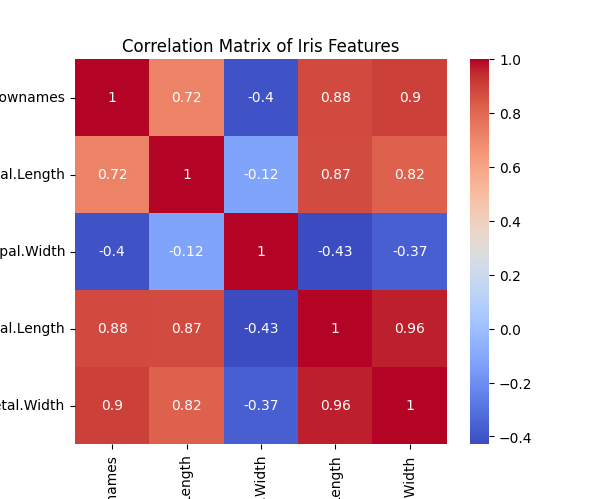

Source code (Python):
import pandas as pd
import numpy as np
import matplotlib.pyplot as plt
import seaborn as sns
from sklearn.preprocessing import StandardScaler
from sklearn.decomposition import PCA

# Dataset URL
url = "https://raw.githubusercontent.com/vincentarelbundock/Rdatasets/master/csv/datasets/iris.csv"

# Load data
iris = pd.read_csv(url)


print("First 5 rows of dataset:\n", iris.head())
print("\nDataset description:\n", iris.describe())
print("\nColumns:", iris.columns)

# Features and target
X = iris.iloc[:, :-1]  # numeric features
y = iris.iloc[:, -1]   # species

# --- Step 1: Standardization ---
scaler = StandardScaler()
X_scaled = scaler.fit_transform(X)
print("\nData has been standardized (mean ~0, variance ~1).")

# --- Step 2: Correlation matrix ---
corr_matrix = pd.DataFrame(X).corr()
print("\nCorrelation matrix:\n", corr_matrix)

plt.figure(figsize=(6, 5))
sns.heatmap(corr_matrix, annot=True, cmap="coolwarm")
plt.title("Correlation Matrix of Iris Features")
plt.show()

# --- Step 3: PCA computation ---
pca = PCA()
X_pca = pca.fit_transform(X_scaled)

explained_var = pca.explained_variance_ratio_
cumulative_var = np.cumsum(explained_var)
print("\nExplained variance ratio (per PC):", explained_var)
print("Cumulative explained variance:", cumulative_var)

# Determine K (keep components explaining ~95%)
K = np.argmax(cumulative_var >= 0.95) + 1
print(f"\nOptimal number of components (K): {K}")

# --- Step 4: Principal component directions (loadings) ---
loadings = pd.DataFrame(
    pca.components_.T,
    columns=[f"PC{i+1}" for i in range(len(X.columns))],
    index=X.columns
)
print("\nPrincipal Component Directions (Loadings):\n", loadings)

# Correlation of PCs with original variables
pc_corr = np.corrcoef(X_scaled.T, X_pca, rowvar=True)[:X.shape[1], X.shape[1]:]
pc_corr_df = pd.DataFrame(
    pc_corr,
    index=X.columns,
    columns=[f"PC{i+1}" for i in range(len(X.columns))]
)
print("\nCorrelations of PCs with original variables:\n", pc_corr_df)

# --- Step 5: Projection Plot (first 2 PCs) ---
plt.figure(figsize=(8, 6))
sns.scatterplot(x=X_pca[:, 0], y=X_pca[:, 1], hue=y, palette="Set1", s=70)
plt.xlabel("PC1")
plt.ylabel("PC2")
plt.title("Iris Data projected onto First 2 Principal Components")
plt.legend(title="Species")
plt.show()
"""
Output:
First 5 rows of dataset:
    rownames  Sepal.Length  ...  Petal.Width  Species
0         1           5.1  ...          0.2   setosa
1         2           4.9  ...          0.2   setosa
2         3           4.7  ...          0.2   setosa
3         4           4.6  ...          0.2   setosa
4         5           5.0  ...          0.2   setosa

[5 rows x 6 columns]

Dataset description:
          rownames  Sepal.Length  ...  Petal.Length  Petal.Width
count  150.000000    150.000000  ...    150.000000   150.000000
mean    75.500000      5.843333  ...      3.758000     1.199333
std     43.445368      0.828066  ...      1.765298     0.762238
min      1.000000      4.300000  ...      1.000000     0.100000
25%     38.250000      5.100000  ...      1.600000     0.300000
50%     75.500000      5.800000  ...      4.350000     1.300000
75%    112.750000      6.400000  ...      5.100000     1.800000
max    150.000000      7.900000  ...      6.900000     2.500000

[8 rows x 5 columns]

Columns: Index(['rownames', 'Sepal.Length', 'Sepal.Width', 'Petal.Length',
       'Petal.Width', 'Species'],
      dtype='object')

Data has been standardized (mean ~0, variance ~1).

Correlation matrix:
               rownames  ...  Petal.Width
rownames      1.000000  ...     0.900027
Sepal.Length  0.716676  ...     0.817941
Sepal.Width  -0.402301  ...    -0.366126
Petal.Length  0.882637  ...     0.962865
Petal.Width   0.900027  ...     1.000000

[5 rows x 5 columns]
"""
